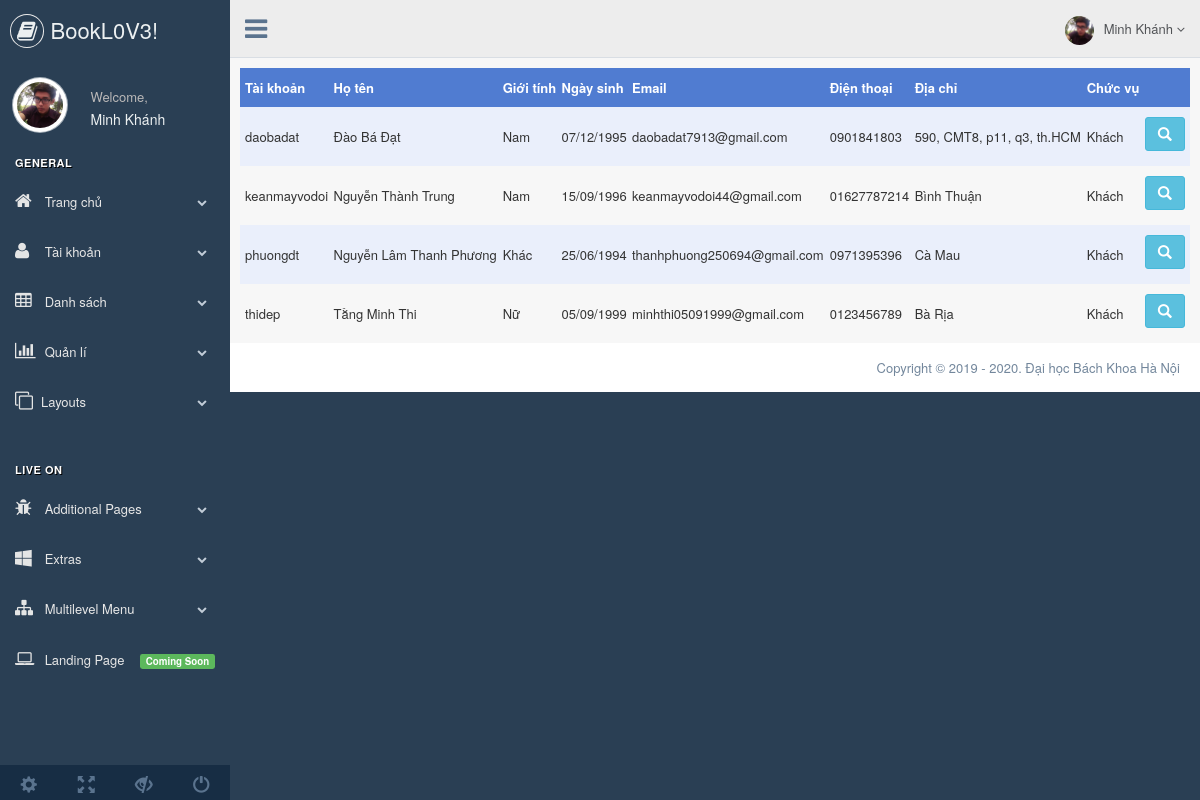
The page /index.php?c=admin&a=listaccount&role=2 (signed in) on the database its author committed.
### tables this page shows
CREATE TABLE `account` (
  `userName` varchar(24) NOT NULL,
  `passWord` varchar(256) NOT NULL,
  `firstName` varchar(20) NOT NULL,
  `lastName` varchar(20) NOT NULL,
  `gender` int(3) NOT NULL,
  `birthday` date NOT NULL,
  `email` varchar(50) NOT NULL,
  `phone` varchar(15) NOT NULL,
  `address` varchar(225) NOT NULL,
  `picture` varchar(1024) NOT NULL,
  `id_role` int(3) NOT NULL,
  `status` int(2) NOT NULL DEFAULT '1',
  `note` varchar(1024) NOT NULL
);

### application/controllers/admin.php (called while the page is built, shortened)
<?php
	class Admin extends Controller
	{
		private $accountModel;
		function __construct()
		{
			require("application/models/account_model.php");
			$this->accountModel = new Account;
			global $app_path, $contr_path;
			$this->app_path = $app_path;
			$this->contr_path = $contr_path;
		}
		function listaccount()
		{
			if(empty($_SESSION["userInfo"]))
			{
				require("$this->app_path/$this->contr_path/404.php");
				return;
			}
			else
			{
				$id_role = $_SESSION["userInfo"][0]->id_role;
				if ($id_role == 0) {
					$role = isset($_GET["role"]) ? $_GET["role"] : "";
					$rs = $this->accountModel->selectAccount($role);
				}
				else if ($id_role == 1) {
					$role = isset($_GET["role"]) ? $_GET["role"] : null;
					if($role == null || $role == 0)
					{
						require("$this->app_path/$this->contr_path/404.php");
						return;
					}
					else
					{
						$rs = $this->accountModel->selectAccount($role);
					}
				}
				else
				{
					require("$this->app_path/$this->contr_path/404.php");
					return;
				}
			}
			$data = array('rs' => $rs);
			$view = array('listAccount' => 'listAccount' );
			$this->view($view,$data,false,true);
		}
	}
?>

### bootstrap.php (called while the page is built, shortened)
<?php
	require("application/settings/init.php");
	require("application/core/controller.php");
	require("application/core/model.php");
	require("application/core/database.php");
	class Bootstrap
	{
		function Init()
		{
			$c = new $controller;
			$action = isset($_GET["a"]) ? $_GET["a"] : "index";
			$c->$action();
		}
	}
?>

### index.php (called while the page is built)
<?php
	require("bootstrap.php");
	$bootstrap = new Bootstrap();
	$bootstrap->Init();
?>

### application/settings/init.php (called while the page is built, shortened)
<?php
    $host = "localhost";
    $dbName = "booklove";
    $user = "root";
    $pass = "";
?>

### application/core/model.php (called while the page is built, shortened)
<?php
	class Model
	{
		function __construct()
		{
			$this->db = new Database();
		}
	}
?>

### application/models/account_model.php (called while the page is built, shortened)
<?php
	class Account extends Model
	{
		function selectAccount($role = null)
		{
			if($role == null)
				$sql = "SELECT userName,firstName,lastName,gender,birthday,email,phone,address,picture,id_role,status,note FROM account";
			else
				$sql = "SELECT userName,firstName,lastName,gender,birthday,email,phone,address,picture,id_role,status,note FROM account WHERE id_role = {$role} AND status = 1";
			$q = $this->db->QueryResult($sql);
			return $q->fetchAll(PDO::FETCH_CLASS);
		}
	}
?>

### application/core/database.php (called while the page is built, shortened)
<?php
	class Database
	{
		private $db;
		function __construct()
		{
			global $host,$dbName,$user,$pass;
			$this->db = new PDO("mysql:host=$host;dbname=$dbName;charset=UTF8","$user","$pass");
		}
		function QueryResult($sql)
		{
			$query = $this->db->prepare($sql);
			$query->execute();
			return $query;
		}
	}
?>

### application/views/admin/listAccount.php (the view, shortened to what this page needs)
<div class="row">
    <table class="tb-format">
        <tbody class="panel-b">
            <tr class="tr-format text-center">
                <th class="pd-tb">Tài khoản</th>
                <th class="pd-tb">Họ tên</th>
                <th class="pd-tb">Giới tính</th>
                <th class="pd-tb">Ngày sinh</th>
                <th class="pd-tb">Email</th>
                <th class="pd-tb">Điện thoại</th>
                <th class="pd-tb">Địa chỉ</th>
                <th class="pd-tb">Chức vụ</th>
                <th class="pd-tb"></th>
            </tr>
            <?php
                function gender($gender)
                {
                    if ($gender == 1)
                        return "Nam";
                    elseif ($gender == 0)
                        return "Nữ";
                    else
                        return "Khác";
                }
                function birth($date)
                {
                    return date("d/m/Y",strtotime($date));
                }
                function role($role)
                {
                    if($role == 0)
                        return "Admin";
                    else if($role == 1)
                        return "Nhân viên";
                    else
                        return "Khách";
                }
                foreach ($rs as $key => $value) {
                    echo '
                    <tr>
                        <td class="pd-tb">'.$value->userName.'</td>
                        <td class="pd-tb">'.$value->lastName.' '.$value->firstName.'</td>
                        <td class="pd-tb">'.gender($value->gender).'
                        </td>
                        <td class="pd-tb">'.birth($value->birthday).'</td>
                        <td class="pd-tb">'.$value->email.'</td>
                        <td class="pd-tb">'.$value->phone.'</td>
                        <td class="pd-tb">'.$value->address.'</td>
                        <td class="pd-tb">'.role($value->id_role).'</td>
                        <td class="pd-tb">
                            <a href="?c=admin_edit_account&user='.$value->userName.'" class="btn btn-info"><i class="glyphicon glyphicon-search"></i></a>';
                    echo '
                        </td>
                    </tr>';
                }
            ?>
        </tbody>
    </table>
</div>

### application/core/controller.php (shortened to what this page needs)
<?php
	class Controller
	{
		function view($viewname, $data = null, $uselayout = true, $rolelayout = false)
		{
			global $app_path,$contr_path,$view_path,$model_path;
			$controller_name = get_class($this);
			if($rolelayout)
			{
				require("$app_path/$view_path/shared/adminHeader.php");
			}
			if($viewname != null)
			{
				foreach ($viewname as $key => $value) {
					if(strpos($key,"page") !== false)
					{
						require("$app_path/$view_path/shared/".strtolower($value).".php");
					}
					else
					{
						require("$app_path/$view_path/$controller_name/".strtolower($value).".php");
					}
				}
			}
			if($rolelayout)
			{
				require("$app_path/$view_path/shared/adminFooter.php");
			}
		}
	}
?>

### application/views/shared/adminHeader.php (shortened to what this page needs)
<!DOCTYPE html>
<html lang="en">
  <head>
    <link href="public/assets/admin/vendors/bootstrap/dist/css/bootstrap.min.css" rel="stylesheet">
    <link href="public/assets/admin/vendors/font-awesome/css/font-awesome.min.css" rel="stylesheet">
    <link href="public/assets/admin/vendors/nprogress/nprogress.css" rel="stylesheet">
    <link href="public/assets/admin/vendors/iCheck/skins/flat/green.css" rel="stylesheet">
    <link href="public/assets/admin/vendors/bootstrap-progressbar/css/bootstrap-progressbar-3.3.4.min.css" rel="stylesheet">
    <link href="public/assets/admin/vendors/jqvmap/dist/jqvmap.min.css" rel="stylesheet"/>
    <link href="public/assets/admin/vendors/bootstrap-daterangepicker/daterangepicker.css" rel="stylesheet">
    <link href="public/assets/admin/build/css/custom.min.css" rel="stylesheet">
    <link rel="stylesheet" type="text/css" href="public/assets/css/bootstrap-datepicker.min.css">
    <link rel="stylesheet" type="text/css" href="public/assets/css/myCss.css">
  </head>
  <body class="nav-md">
    <div class="container body">
      <div class="main_container">
        <div class="col-md-3 left_col">
          <div class="left_col scroll-view">
            <div class="navbar nav_title" style="border: 0;">
              <a href="index.php" class="site_title"><i class="fa fa-book"></i> <span>BookL0V3!</span></a>
            </div>
            <div class="profile clearfix">
              <div class="profile_pic">
                <img <?php echo 'src="'.$_SESSION["userInfo"][0]->picture.'"'; ?> alt="..." class="img-circle profile_img">
              </div>
              <div class="profile_info">
                <span>Welcome,</span>
                <h2><?php
                      echo $_SESSION["userInfo"][0]->firstName;
                      ?></h2>
              </div>
            </div>
            <br />
            <div id="sidebar-menu" class="main_menu_side hidden-print main_menu">
              <div class="menu_section">
                <h3>General</h3>
                <ul class="nav side-menu">
                  <li><a><i class="fa fa-home"></i> Trang chủ <span class="fa fa-chevron-down"></span></a>
                  </li>
                  <li><a><i class="fa fa-user"></i> Tài khoản <span class="fa fa-chevron-down"></span></a>
                  </li>
                  <li><a><i class="fa fa-table"></i> Danh sách <span class="fa fa-chevron-down"></span></a>
                  </li>
                  <li><a><i class="fa fa-bar-chart-o"></i> Quản lí <span class="fa fa-chevron-down"></span></a>
                  </li>
                  <li><a><i class="fa fa-clone"></i>Layouts <span class="fa fa-chevron-down"></span></a>
                  </li>
                </ul>
              </div>
              <div class="menu_section">
                <h3>Live On</h3>
                <ul class="nav side-menu">
                  <li><a><i class="fa fa-bug"></i> Additional Pages <span class="fa fa-chevron-down"></span></a>
                  </li>
                  <li><a><i class="fa fa-windows"></i> Extras <span class="fa fa-chevron-down"></span></a>
                  </li>
                  <li><a><i class="fa fa-sitemap"></i> Multilevel Menu <span class="fa fa-chevron-down"></span></a>
                  </li>
                  <li><a href="javascript:void(0)"><i class="fa fa-laptop"></i> Landing Page <span class="label label-success pull-right">Coming Soon</span></a></li>
                </ul>
              </div>
            </div>
            <div class="sidebar-footer hidden-small">
              <a data-toggle="tooltip" data-placement="top" title="Cài đặt">
                <span class="glyphicon glyphicon-cog" aria-hidden="true"></span>
              </a>
              <a data-toggle="tooltip" data-placement="top" title="Đầy đủ">
                <span class="glyphicon glyphicon-fullscreen" aria-hidden="true"></span>
              </a>
              <a data-toggle="tooltip" data-placement="top" title="Khoá">
                <span class="glyphicon glyphicon-eye-close" aria-hidden="true"></span>
              </a>
              <a data-toggle="tooltip" data-placement="top" title="Đăng xuất" href="index.php?c=login&a=signOut">
                <span class="glyphicon glyphicon-off" aria-hidden="true"></span>
              </a>
            </div>
          </div>
        </div>
        <div class="top_nav">
          <div class="nav_menu">
            <nav>
              <div class="nav toggle">
                <a id="menu_toggle"><i class="fa fa-bars"></i></a>
              </div>
              <ul class="nav navbar-nav navbar-right">
                <li class="">
                  <a href="javascript:;" class="user-profile dropdown-toggle" data-toggle="dropdown" aria-expanded="false">
                    <img <?php echo 'src="'.$_SESSION["userInfo"][0]->picture.'"'; ?> alt=""><?php
                      echo $_SESSION["userInfo"][0]->firstName;
                    ?>
                    <span class=" fa fa-angle-down"></span>
                  </a>
                </li>
                  </ul>
            </nav>
          </div>
        </div>
        <div class="right_col" role="main">

### application/views/shared/adminFooter.php (shortened to what this page needs)
</div>
        <footer>
          <div class="pull-right">
            Copyright &copy; 2019 - 2020. Đại học Bách Khoa Hà Nội
          </div>
          <div class="clearfix"></div>
        </footer>
      </div>
    </div>
  </body>
</html>

### public/assets/css/myCss.css (style rules this page uses)
.tb-format { color: #333333; width: 100%; border-collapse: collapse; }
.tr-format { color: White; background-color: #507CD1; font-weight: bold; }
tr:nth-child(even) td { background: #EAEFFB }
.pd-tb { padding: 10px 0 10px 5px; }

### rows shown on the page
account: userName "daobadat", lastName "Đào", firstName "Bá Đạt", gender "Nam", birthday "07/12/1995", email "daobadat7913@gmail.com", phone "0901841803", address "590, CMT8, p11, q3, th.HCM", id_role "Khách"
account: userName "keanmayvodoi", lastName "Nguyễn", firstName "Thành Trung", gender "Nam", birthday "15/09/1996", email "keanmayvodoi44@gmail.com", phone "01627787214", address "Bình Thuận", id_role "Khách"
account: userName "phuongdt", lastName "Nguyễn Lâm Thanh", firstName "Phương", gender "Khác", birthday "25/06/1994", email "thanhphuong250694@gmail.com", phone "0971395396", address "Cà Mau", id_role "Khách"
account: userName "thidep", lastName "Tằng", firstName "Minh Thi", gender "Nữ", birthday "05/09/1999", email "minhthi05091999@gmail.com", phone "0123456789", address "Bà Rịa", id_role "Khách"

### other values the page prints
$_SESSION["userInfo"][0]->firstName "Minh Khánh"
